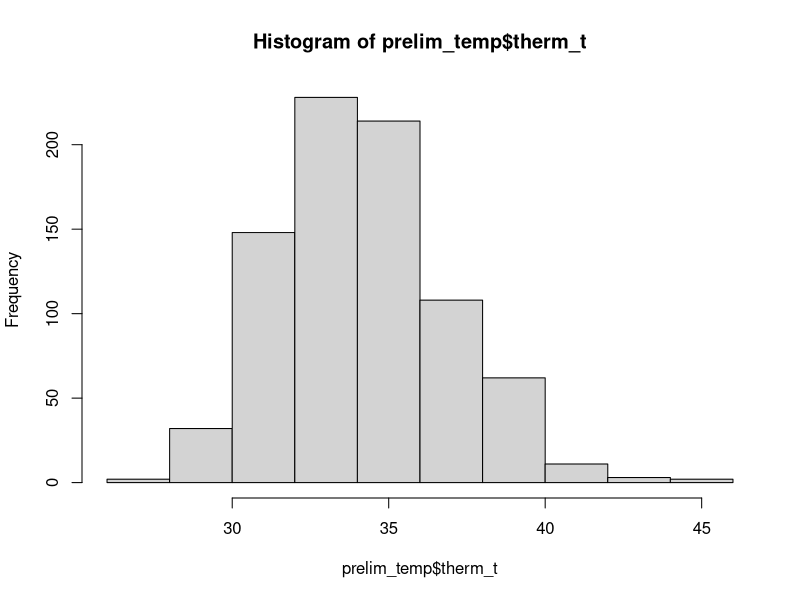
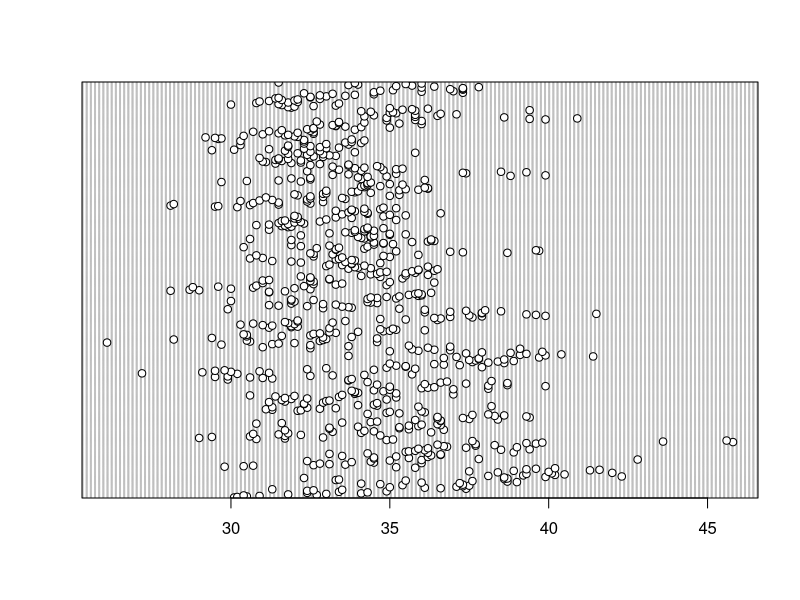
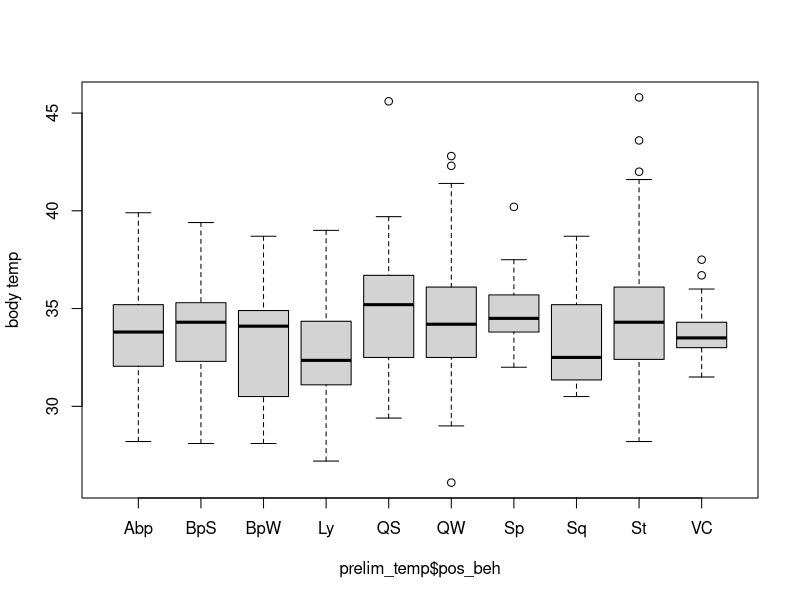
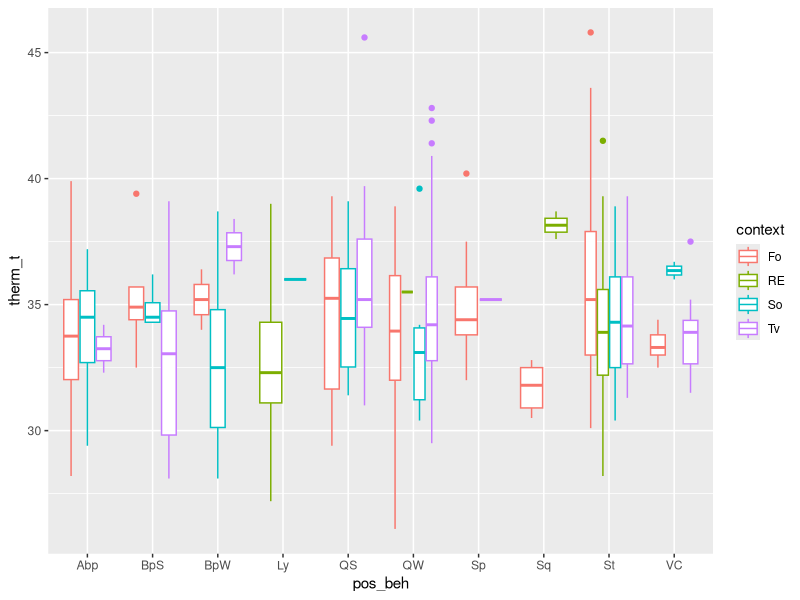
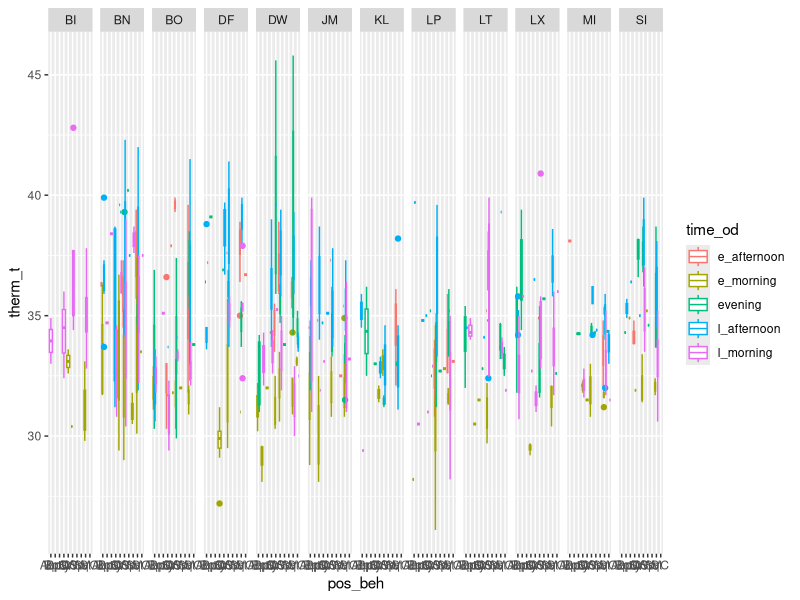

Recreate these plots in R, in order. (Note: this script raises an error after producing the figures.)
# load libraries
library(tidyverse) 
library(readr) 
library(lubridate)
library(magrittr)
library(ggplot2)
library(car)
library(emmeans)

#read in data
prelim_tidy <- read_csv("_data/_tidy/prelim_data_tidycols.csv")
View(prelim_tidy)

bipedal_data <- read_csv("_summary/bipedal_table.csv")
View(bipedal_data)

#Omit any missing values:
summary(is.na(prelim_tidy))

prelim_temp<-na.omit(prelim_tidy)
View(prelim_temp)

#Combine positional behaviors into smaller categories
# suspensory = Cb, Br & QM
#Vertical climb and cling together
prelim_temp$pos_beh[prelim_temp$pos_beh == "Cb"] <- "Sp"
prelim_temp$pos_beh[prelim_temp$pos_beh == "Br"] <- "Sp"
prelim_temp$pos_beh[prelim_temp$pos_beh == "QM"] <- "Sp"
prelim_temp$pos_beh[prelim_temp$pos_beh == "Vci"] <- "VC"

###
hist(prelim_temp$therm_t)
dotchart(prelim_temp$therm_t)
boxplot(prelim_temp$therm_t ~ prelim_temp$pos_beh,  ylab="body temp")


# Plot response against each predictor and random effect. 
ggplot(prelim_temp, aes(pos_beh, therm_t, color=context))+
  geom_boxplot()

ggplot(prelim_temp, aes(pos_beh, therm_t, color=time_od))+
  geom_boxplot()+
  facet_grid(.~individual)

##
with(prelim_temp, table(pos_beh, hab_type))
with(prelim_temp, table(pos_beh, time_od))
with(prelim_temp, table(pos_beh, hab_type, time_od))

## choosing models
#### positional behavior on body temp
therm_mod1 <- lm(therm_t ~ pos_beh, data = prelim_temp)

model.matrix(therm_mod1)

summary(therm_mod1)

### multiple linear regression
therm_mod2 <- lm(therm_t ~ pos_beh + time_od + sun, data = prelim_temp)

model.matrix(therm_mod2)

summary(therm_mod2)

###interaction between pos_beh and time of day
therm_mod3 <- lm(therm_t ~ pos_beh*time_od + sun, data = prelim_temp)

model.matrix(therm_mod3)

summary(therm_mod3)

## plus habitat type
therm_mod4 <- lm(therm_t ~ pos_beh + time_od + sun + hab_type, data = prelim_temp)

model.matrix(therm_mod4)

summary(therm_mod4)

### interaction of time of day and sun
therm_mod5 <- lm(therm_t ~ pos_beh + time_od*sun, data = prelim_temp)

model.matrix(therm_mod5)

summary(therm_mod5)

#### Model testing
###AIC
AIC(therm_mod1, therm_mod2, therm_mod3, therm_mod4, therm_mod5, therm_mod6, therm_mod7)


### plus individual random effect
## GLMER ##
library(lme4)
therm_mod6 <- lmer(therm_t ~ pos_beh + time_od*sun + (1|individual), data = prelim_temp)

summary(therm_mod6)

#extract residuals
E1 <- resid(therm_mod6, type = "pearson")

#plot fitted vs residuals
F1 <- fitted(therm_mod6, type = "response")

plot(x = F1, 
     y = E1, 
     xlab = "Fitted values",
     ylab = "Pearson residuals", 
     cex.lab = 1.5)
abline(h = 0, lty = 2)


##plus context random effect
therm_mod7 <- lmer(therm_t ~ pos_beh + time_od*sun + (1|individual) + (1|context), data = prelim_temp)

summary(therm_mod7)

#extract residuals
E2 <- resid(therm_mod7, type = "pearson")

#plot fitted vs residuals
F2 <- fitted(therm_mod7, type = "response")

plot(x = F2, 
     y = E2, 
     xlab = "Fitted values",
     ylab = "Pearson residuals", 
     cex.lab = 1.5)
abline(h = 0, lty = 2)

###with habitat type
therm_mod8 <- lmer(therm_t ~ pos_beh + time_od*sun + hab_type + (1|individual) + (1|context), data = prelim_temp)

summary(therm_mod8)

#extract residuals
E3 <- resid(therm_mod8, type = "pearson")

#plot fitted vs residuals
F3 <- fitted(therm_mod8, type = "response")

plot(x = F3, 
     y = E3, 
     xlab = "Fitted values",
     ylab = "Pearson residuals", 
     cex.lab = 1.5)
abline(h = 0, lty = 2)

#### Model testing
###AIC
AIC(therm_mod1, therm_mod2, therm_mod3, therm_mod4, therm_mod5, therm_mod6, therm_mod7, therm_mod8)
